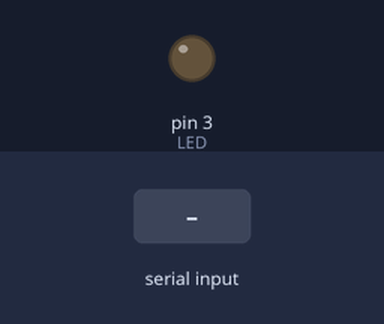
Simulated run of this sketch. Board: Arduino Uno, built with avr-gcc and run on an emulated ATmega328P. On the bench: output pins drawn as LEDs (lit = HIGH). The inputs (shaded band) are chosen by the test bench. What the sketch prints to the serial monitor is not drawn.

Above: at 1.2 s.
1.3 s: "1" received over the second serial link
Timing chart, 0 to 4.3 s (numbered marks = the images above; inputs shaded):
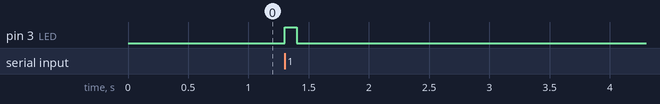

The sketch:

RECEPTOR_ARDUINO.ino
```cpp
#include <SoftwareSerial.h>

#define TX_Lora 10
#define RX_Lora 11
#define LED 3

SoftwareSerial serialLora(RX_Lora, TX_Lora);
void setup() {
  Serial.begin(9600);
  serialLora.begin(9600);
  pinMode(LED, OUTPUT);
  digitalWrite(LED, LOW);

}

void loop() {
  if(serialLora.available()){
    digitalWrite(LED, HIGH);
    delay(100);
    digitalWrite(LED, LOW);
    char lect = serialLora.read();
    Serial.print(lect);

  }

}
```

Measured:
- after the input at 1.3 s, pin 3 (LED): LOW → HIGH at once, → LOW 0.10 s later
